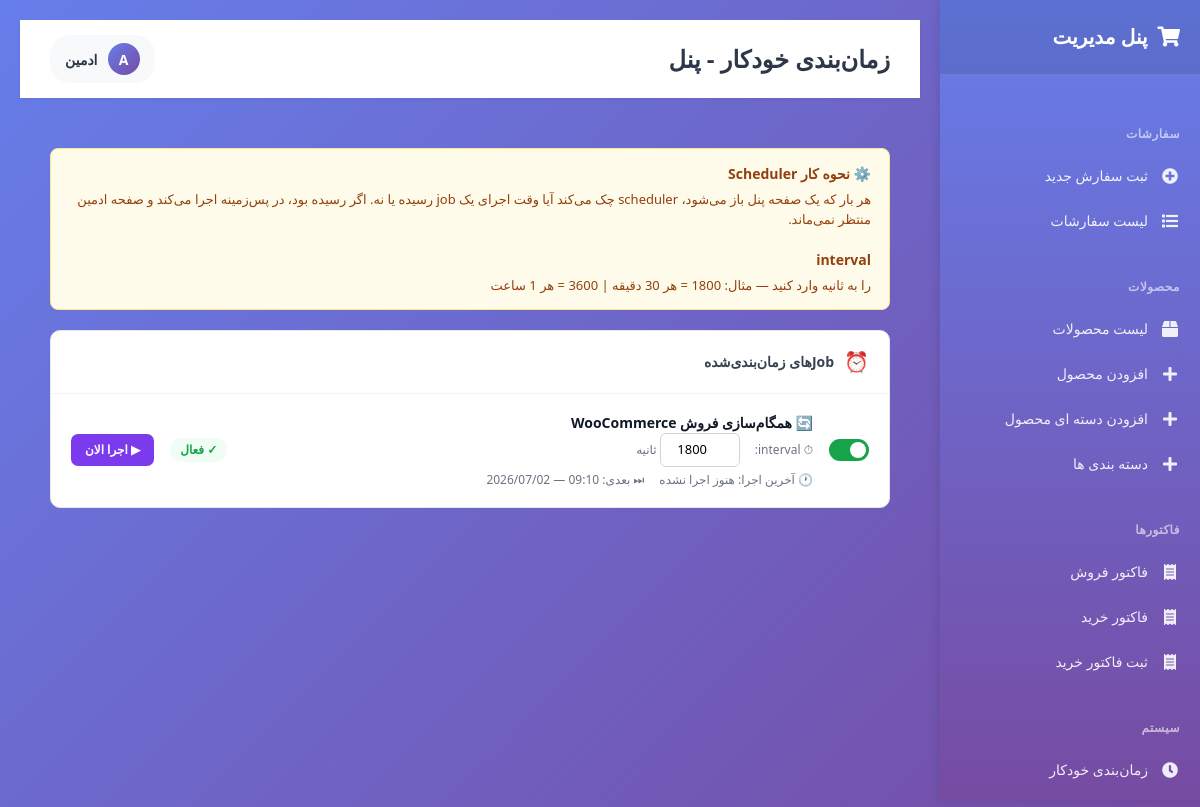
The page /pages/scheduler-settings-page.php (signed in) on the database its author committed.
### tables this page shows
CREATE TABLE IF NOT EXISTS `mn_scheduler` (
  `id`           int(11)      NOT NULL AUTO_INCREMENT,
  `job_name`     varchar(100) NOT NULL COMMENT 'نام job',
  `interval_sec` int(11)      NOT NULL DEFAULT 3600 COMMENT 'فاصله اجرا به ثانیه',
  `last_run`     datetime     DEFAULT NULL COMMENT 'آخرین اجرا',
  `next_run`     datetime     DEFAULT NULL COMMENT 'زمان اجرای بعدی',
  `is_running`   tinyint(1)   DEFAULT 0 COMMENT 'در حال اجرا؟',
  `last_result`  text         DEFAULT NULL COMMENT 'نتیجه آخرین اجرا',
  `enabled`      tinyint(1)   DEFAULT 1 COMMENT 'فعال؟',
  `created_at`   datetime     DEFAULT CURRENT_TIMESTAMP,

  PRIMARY KEY (`id`),
  UNIQUE KEY `job_name` (`job_name`)
);

### config/database.php (called while the page is built, shortened)
<?php
class MN_Database {
    private static $instance = null;
    private $connection;
     private $config = [
        'host' => 'localhost',
        'dbname' => 'dbname',
        'user' => 'root',
        'pass' => '',
        'charset' => 'utf8mb4'
    ];
    public static function get_instance() {
        if (self::$instance === null) {
            self::$instance = new self();
        }
        return self::$instance;
    }
    private function __construct() {
        try {
            $dsn = sprintf(
                'mysql:host=%s;dbname=%s;charset=%s',
                $this->config['host'],
                $this->config['dbname'],
                $this->config['charset']
            );
            $this->connection = new PDO(
                $dsn,
                $this->config['user'],
                $this->config['pass'],
                [
                    PDO::ATTR_ERRMODE => PDO::ERRMODE_EXCEPTION,
                    PDO::ATTR_DEFAULT_FETCH_MODE => PDO::FETCH_OBJ,
                    PDO::ATTR_EMULATE_PREPARES => false,
                    PDO::MYSQL_ATTR_INIT_COMMAND => "SET NAMES {$this->config['charset']}"
                ]
            );
        } catch (PDOException $e) {
            die('Database Connection Failed: ' . $e->getMessage());
        }
    }
    public function get_results($query, $params = []) {
        try {
            $stmt = $this->connection->prepare($query);
            $stmt->execute($params);
            return $stmt->fetchAll();
        } catch (PDOException $e) {
            error_log('DB Error (get_results): ' . $e->getMessage());
            return [];
        }
    }
}

### includes/class-scheduler.php (called while the page is built, shortened)
<?php
if (class_exists('MN_Scheduler')) return;
require_once __DIR__ . '/../config/database.php';
class MN_Scheduler {
    private static $instance = null;
    private $db;
    private function __construct() {
        $this->db = MN_Database::get_instance();
    }
    public static function get_instance() {
        if (!self::$instance) self::$instance = new self();
        return self::$instance;
    }
    private function fire($job) {
        $this->db->update('mn_scheduler', [
            'is_running' => 1,
            'last_run'   => date('Y-m-d H:i:s'),
        ], ['id' => $job->id]);
    }
    public function get_jobs() {
        return $this->db->get_results(
            "SELECT * FROM mn_scheduler ORDER BY job_name"
        );
    }
    private function get_secret() {
        try {
            $s = MN_Settings::get('scheduler_secret', '');
            if (!$s) {
                $s = bin2hex(random_bytes(16));
                $this->db->insert('mn_settings', [
                    'setting_key'   => 'scheduler_secret',
                    'setting_value' => $s,
                ]);
            }
            return $s;
        } catch (Exception $e) {
            return 'mn_scheduler_default';
        }
    }
}

### pages/scheduler-settings-page.php (the view, shortened to what this page needs)
<?php
require_once __DIR__ . '/../includes/class-scheduler.php';
$scheduler = MN_Scheduler::get_instance();
$jobs = $scheduler->get_jobs();
?>
<div class="help-box">
    <strong>⚙️ نحوه کار Scheduler</strong>
    هر بار که یک صفحه پنل باز می‌شود، scheduler چک می‌کند آیا وقت اجرای یک job رسیده یا نه.
    اگر رسیده بود، در پس‌زمینه اجرا می‌کند و صفحه ادمین منتظر نمی‌ماند.
    <br><br>
    <strong>interval</strong> را به ثانیه وارد کنید — مثال: 1800 = هر 30 دقیقه | 3600 = هر 1 ساعت
</div>
<div class="scheduler-card">
    <div class="sch-header">
        <span style="font-size:20px;">⏰</span>
        <h2>Jobهای زمان‌بندی‌شده</h2>
    </div>
    <?php if (empty($jobs)): ?>
    <div style="padding:48px;text-align:center;color:#9ca3af;">
        هیچ jobی ثبت نشده. پس از باز کردن هر صفحه‌ای از پنل، jobها خودکار ثبت می‌شوند.
    </div>
    <?php else: ?>
    <?php foreach ($jobs as $job):
        $status_class = $job->is_running ? 'sch-running' : ($job->enabled ? 'sch-waiting' : 'sch-disabled');
        $status_text  = $job->is_running ? '⏳ در حال اجرا' : ($job->enabled ? '✓ فعال' : '— غیرفعال');
        $next_run     = $job->next_run ? date('H:i — Y/m/d', strtotime($job->next_run)) : '—';
        $last_run     = $job->last_run ? date('H:i — Y/m/d', strtotime($job->last_run)) : 'هنوز اجرا نشده';
        $job_labels = [
            'wc_sales_sync' => '🔄 همگام‌سازی فروش WooCommerce',
        ];
        $label = $job_labels[$job->job_name] ?? $job->job_name;
    ?>
    <div class="sch-row" id="job-<?php echo $job->id; ?>">
        <label class="toggle-sw">
            <span class="toggle-sl"></span>
        </label>
        <div style="flex:1;min-width:200px;">
            <div class="sch-name"><?php echo htmlspecialchars($label); ?></div>
            <div class="sch-meta">
                <span>⏱ interval:</span>
                <input type="number" class="interval-input" value="<?php echo $job->interval_sec; ?>"
                       id="interval-<?php echo $job->id; ?>"
                       onchange="updateInterval(<?php echo $job->id; ?>, this.value)"
                       min="60" step="60"> ثانیه
            </div>
            <div class="sch-meta" style="margin-top:4px;">
                <span>🕐 آخرین اجرا: <?php echo $last_run; ?></span>
                <span>⏭ بعدی: <?php echo $next_run; ?></span>
            </div>
        </div>
        <span class="sch-status <?php echo $status_class; ?>"><?php echo $status_text; ?></span>
        <button class="btn-run" id="run-<?php echo $job->id; ?>"
                onclick="runNow(<?php echo $job->id; ?>)" <?php echo $job->is_running ? 'disabled' : ''; ?>>
            ▶ اجرا الان
        </button>
    </div>
    <?php endforeach; ?>
    <?php endif; ?>
</div>
<?php
require_once __DIR__ . '/layout.php';
?>

### assets/css/main.css (style rules this page uses)
* { margin: 0; padding: 0; box-sizing: border-box; }
body { font-family: 'Vazirmatn', 'Segoe UI', Tahoma, sans-serif; background: linear-gradient(135deg, #667eea 0%, #764ba2 100%); min-height: 100vh; padding: 20px; color: #333; }

### pages/scheduler-settings-page.php (style rules this page uses)
.scheduler-card { background:#fff;border:1px solid #e5e7eb;border-radius:10px;overflow:hidden; }
.sch-header { padding:16px 20px;border-bottom:1px solid #f3f4f6;display:flex;align-items:center;gap:10px; }
.sch-header h2 { font-size:14px;font-weight:700;color:#374151;margin:0; }
.sch-row { display:flex;align-items:center;gap:16px; padding:18px 20px;border-bottom:1px solid #f3f4f6;flex-wrap:wrap; }
.sch-row:last-child { border-bottom:none; }
.sch-name { font-weight:700;color:#111827;font-size:14px;min-width:180px; }
.sch-meta { font-size:12px;color:#6b7280; }
.sch-meta span { margin-left:12px; }
.sch-status { font-size:12px;padding:3px 10px;border-radius:20px;font-weight:600; }
.sch-waiting { background:#f0fdf4;color:#16a34a; }
.toggle-sw { position:relative;width:40px;height:22px;flex-shrink:0; }
.toggle-sl { position:absolute;inset:0;background:#d1d5db;border-radius:22px;cursor:pointer;transition:background .2s; }
.toggle-sl:before { content:"";position:absolute;width:16px;height:16px;left:3px;top:3px;background:#fff;border-radius:50%;transition:transform .2s; }
.toggle-sw input:checked + .toggle-sl { background:#16a34a; }
.toggle-sw input:checked + .toggle-sl:before { transform:translateX(18px); }
.interval-input { width:80px;padding:6px 8px;border:1px solid #d1d5db;border-radius:6px;font-size:13px;font-family:inherit;text-align:center; }
.btn-run { padding:7px 14px;background:#7c3aed;color:#fff;border:none;border-radius:7px;font-size:12px;font-family:inherit;cursor:pointer;font-weight:600;transition:background .15s; }
.help-box { background:#fffbeb;border:1px solid #fde68a;border-radius:8px;padding:14px 18px;margin-bottom:20px;font-size:13px;color:#92400e; }
.help-box strong { display:block;margin-bottom:6px;font-size:14px; }

### rows shown on the page
mn_scheduler: job_name "🔄 همگام‌سازی فروش WooCommerce", interval_sec "1800", last_run "هنوز اجرا نشده", next_run "09:10 — 2026/07/02", status_text "✓ فعال"

### other values the page prints
$page_title "زمان‌بندی خودکار - پنل"
mb_substr($user['name'] ?? 'A', 0, 1) "A"
$user['name'] "ادمین"
